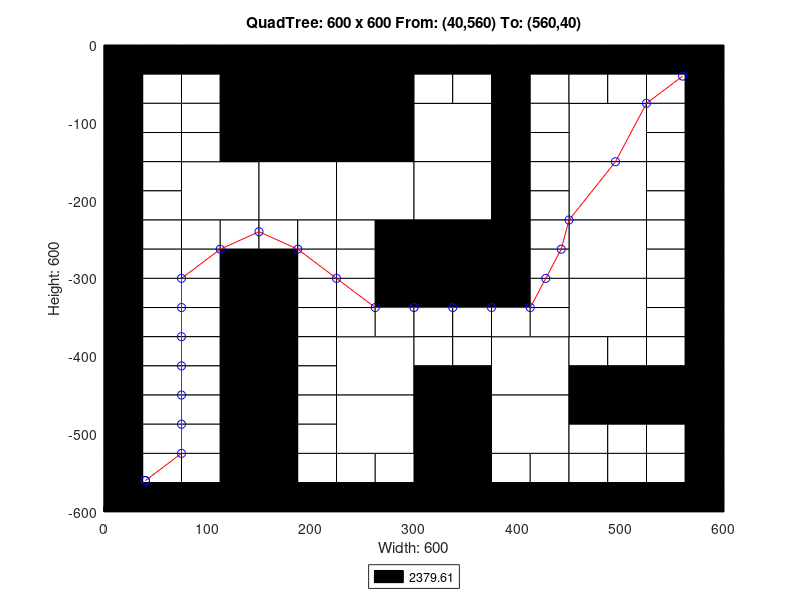

Write MATLAB code to recreate this figure.
axis([0 600 -600 0]);
title('QuadTree: 600 x 600 From: (40,560) To: (560,40)');
xlabel('Width: 600');
ylabel('Height: 600');
rectangle('Position',[150 -150 150 150], 'FaceColor',[0 0 0]);
rectangle('Position',[75 -225 75 75], 'FaceColor',[1 1 1]);
rectangle('Position',[150 -225 75 75], 'FaceColor',[1 1 1]);
rectangle('Position',[225 -225 75 75], 'FaceColor',[1 1 1]);
rectangle('Position',[300 -150 75 75], 'FaceColor',[1 1 1]);
rectangle('Position',[450 -150 75 75], 'FaceColor',[1 1 1]);
rectangle('Position',[300 -225 75 75], 'FaceColor',[1 1 1]);
rectangle('Position',[300 -300 75 75], 'FaceColor',[0 0 0]);
rectangle('Position',[450 -225 75 75], 'FaceColor',[1 1 1]);
rectangle('Position',[450 -300 75 75], 'FaceColor',[1 1 1]);
rectangle('Position',[225 -450 75 75], 'FaceColor',[1 1 1]);
rectangle('Position',[225 -525 75 75], 'FaceColor',[1 1 1]);
rectangle('Position',[375 -450 75 75], 'FaceColor',[1 1 1]);
rectangle('Position',[450 -375 75 75], 'FaceColor',[1 1 1]);
rectangle('Position',[300 -525 75 75], 'FaceColor',[0 0 0]);
rectangle('Position',[375 -525 75 75], 'FaceColor',[1 1 1]);
rectangle('Position',[300 -600 75 75], 'FaceColor',[0 0 0]);
rectangle('Position',[0 -37.5 37.5 37.5], 'FaceColor',[0 0 0]);
rectangle('Position',[37.5 -37.5 37.5 37.5], 'FaceColor',[0 0 0]);
rectangle('Position',[0 -75 37.5 37.5], 'FaceColor',[0 0 0]);
rectangle('Position',[37.5 -75 37.5 37.5], 'FaceColor',[1 1 1]);
rectangle('Position',[75 -37.5 37.5 37.5], 'FaceColor',[0 0 0]);
rectangle('Position',[112.5 -37.5 37.5 37.5], 'FaceColor',[0 0 0]);
rectangle('Position',[75 -75 37.5 37.5], 'FaceColor',[1 1 1]);
rectangle('Position',[112.5 -75 37.5 37.5], 'FaceColor',[0 0 0]);
rectangle('Position',[0 -112.5 37.5 37.5], 'FaceColor',[0 0 0]);
rectangle('Position',[37.5 -112.5 37.5 37.5], 'FaceColor',[1 1 1]);
rectangle('Position',[0 -150 37.5 37.5], 'FaceColor',[0 0 0]);
rectangle('Position',[37.5 -150 37.5 37.5], 'FaceColor',[1 1 1]);
rectangle('Position',[75 -112.5 37.5 37.5], 'FaceColor',[1 1 1]);
rectangle('Position',[112.5 -112.5 37.5 37.5], 'FaceColor',[0 0 0]);
rectangle('Position',[75 -150 37.5 37.5], 'FaceColor',[1 1 1]);
rectangle('Position',[112.5 -150 37.5 37.5], 'FaceColor',[0 0 0]);
rectangle('Position',[0 -187.5 37.5 37.5], 'FaceColor',[0 0 0]);
rectangle('Position',[37.5 -187.5 37.5 37.5], 'FaceColor',[1 1 1]);
rectangle('Position',[0 -225 37.5 37.5], 'FaceColor',[0 0 0]);
rectangle('Position',[37.5 -225 37.5 37.5], 'FaceColor',[1 1 1]);
rectangle('Position',[0 -262.5 37.5 37.5], 'FaceColor',[0 0 0]);
rectangle('Position',[37.5 -262.5 37.5 37.5], 'FaceColor',[1 1 1]);
rectangle('Position',[0 -300 37.5 37.5], 'FaceColor',[0 0 0]);
rectangle('Position',[37.5 -300 37.5 37.5], 'FaceColor',[1 1 1]);
rectangle('Position',[75 -262.5 37.5 37.5], 'FaceColor',[1 1 1]);
rectangle('Position',[112.5 -262.5 37.5 37.5], 'FaceColor',[1 1 1]);
rectangle('Position',[75 -300 37.5 37.5], 'FaceColor',[1 1 1]);
rectangle('Position',[112.5 -300 37.5 37.5], 'FaceColor',[0 0 0]);
rectangle('Position',[150 -262.5 37.5 37.5], 'FaceColor',[1 1 1]);
rectangle('Position',[187.5 -262.5 37.5 37.5], 'FaceColor',[1 1 1]);
rectangle('Position',[150 -300 37.5 37.5], 'FaceColor',[0 0 0]);
rectangle('Position',[187.5 -300 37.5 37.5], 'FaceColor',[1 1 1]);
rectangle('Position',[225 -262.5 37.5 37.5], 'FaceColor',[1 1 1]);
rectangle('Position',[262.5 -262.5 37.5 37.5], 'FaceColor',[0 0 0]);
rectangle('Position',[225 -300 37.5 37.5], 'FaceColor',[1 1 1]);
rectangle('Position',[262.5 -300 37.5 37.5], 'FaceColor',[0 0 0]);
rectangle('Position',[300 -37.5 37.5 37.5], 'FaceColor',[0 0 0]);
rectangle('Position',[337.5 -37.5 37.5 37.5], 'FaceColor',[0 0 0]);
rectangle('Position',[300 -75 37.5 37.5], 'FaceColor',[1 1 1]);
rectangle('Position',[337.5 -75 37.5 37.5], 'FaceColor',[1 1 1]);
rectangle('Position',[375 -37.5 37.5 37.5], 'FaceColor',[0 0 0]);
rectangle('Position',[412.5 -37.5 37.5 37.5], 'FaceColor',[0 0 0]);
rectangle('Position',[375 -75 37.5 37.5], 'FaceColor',[0 0 0]);
rectangle('Position',[412.5 -75 37.5 37.5], 'FaceColor',[1 1 1]);
rectangle('Position',[375 -112.5 37.5 37.5], 'FaceColor',[0 0 0]);
rectangle('Position',[412.5 -112.5 37.5 37.5], 'FaceColor',[1 1 1]);
rectangle('Position',[375 -150 37.5 37.5], 'FaceColor',[0 0 0]);
rectangle('Position',[412.5 -150 37.5 37.5], 'FaceColor',[1 1 1]);
rectangle('Position',[450 -37.5 37.5 37.5], 'FaceColor',[0 0 0]);
rectangle('Position',[487.5 -37.5 37.5 37.5], 'FaceColor',[0 0 0]);
rectangle('Position',[450 -75 37.5 37.5], 'FaceColor',[1 1 1]);
rectangle('Position',[487.5 -75 37.5 37.5], 'FaceColor',[1 1 1]);
rectangle('Position',[525 -37.5 37.5 37.5], 'FaceColor',[0 0 0]);
rectangle('Position',[562.5 -37.5 37.5 37.5], 'FaceColor',[0 0 0]);
rectangle('Position',[525 -75 37.5 37.5], 'FaceColor',[1 1 1]);
rectangle('Position',[562.5 -75 37.5 37.5], 'FaceColor',[0 0 0]);
rectangle('Position',[525 -112.5 37.5 37.5], 'FaceColor',[1 1 1]);
rectangle('Position',[562.5 -112.5 37.5 37.5], 'FaceColor',[0 0 0]);
rectangle('Position',[525 -150 37.5 37.5], 'FaceColor',[1 1 1]);
rectangle('Position',[562.5 -150 37.5 37.5], 'FaceColor',[0 0 0]);
rectangle('Position',[375 -187.5 37.5 37.5], 'FaceColor',[0 0 0]);
rectangle('Position',[412.5 -187.5 37.5 37.5], 'FaceColor',[1 1 1]);
rectangle('Position',[375 -225 37.5 37.5], 'FaceColor',[0 0 0]);
rectangle('Position',[412.5 -225 37.5 37.5], 'FaceColor',[1 1 1]);
rectangle('Position',[375 -262.5 37.5 37.5], 'FaceColor',[0 0 0]);
rectangle('Position',[412.5 -262.5 37.5 37.5], 'FaceColor',[1 1 1]);
rectangle('Position',[375 -300 37.5 37.5], 'FaceColor',[0 0 0]);
rectangle('Position',[412.5 -300 37.5 37.5], 'FaceColor',[1 1 1]);
rectangle('Position',[525 -187.5 37.5 37.5], 'FaceColor',[1 1 1]);
rectangle('Position',[562.5 -187.5 37.5 37.5], 'FaceColor',[0 0 0]);
rectangle('Position',[525 -225 37.5 37.5], 'FaceColor',[1 1 1]);
rectangle('Position',[562.5 -225 37.5 37.5], 'FaceColor',[0 0 0]);
rectangle('Position',[525 -262.5 37.5 37.5], 'FaceColor',[1 1 1]);
rectangle('Position',[562.5 -262.5 37.5 37.5], 'FaceColor',[0 0 0]);
rectangle('Position',[525 -300 37.5 37.5], 'FaceColor',[1 1 1]);
rectangle('Position',[562.5 -300 37.5 37.5], 'FaceColor',[0 0 0]);
rectangle('Position',[0 -337.5 37.5 37.5], 'FaceColor',[0 0 0]);
rectangle('Position',[37.5 -337.5 37.5 37.5], 'FaceColor',[1 1 1]);
rectangle('Position',[0 -375 37.5 37.5], 'FaceColor',[0 0 0]);
rectangle('Position',[37.5 -375 37.5 37.5], 'FaceColor',[1 1 1]);
rectangle('Position',[75 -337.5 37.5 37.5], 'FaceColor',[1 1 1]);
rectangle('Position',[112.5 -337.5 37.5 37.5], 'FaceColor',[0 0 0]);
rectangle('Position',[75 -375 37.5 37.5], 'FaceColor',[1 1 1]);
rectangle('Position',[112.5 -375 37.5 37.5], 'FaceColor',[0 0 0]);
rectangle('Position',[0 -412.5 37.5 37.5], 'FaceColor',[0 0 0]);
rectangle('Position',[37.5 -412.5 37.5 37.5], 'FaceColor',[1 1 1]);
rectangle('Position',[0 -450 37.5 37.5], 'FaceColor',[0 0 0]);
rectangle('Position',[37.5 -450 37.5 37.5], 'FaceColor',[1 1 1]);
rectangle('Position',[75 -412.5 37.5 37.5], 'FaceColor',[1 1 1]);
rectangle('Position',[112.5 -412.5 37.5 37.5], 'FaceColor',[0 0 0]);
rectangle('Position',[75 -450 37.5 37.5], 'FaceColor',[1 1 1]);
rectangle('Position',[112.5 -450 37.5 37.5], 'FaceColor',[0 0 0]);
rectangle('Position',[150 -337.5 37.5 37.5], 'FaceColor',[0 0 0]);
rectangle('Position',[187.5 -337.5 37.5 37.5], 'FaceColor',[1 1 1]);
rectangle('Position',[150 -375 37.5 37.5], 'FaceColor',[0 0 0]);
rectangle('Position',[187.5 -375 37.5 37.5], 'FaceColor',[1 1 1]);
rectangle('Position',[225 -337.5 37.5 37.5], 'FaceColor',[1 1 1]);
rectangle('Position',[262.5 -337.5 37.5 37.5], 'FaceColor',[0 0 0]);
rectangle('Position',[225 -375 37.5 37.5], 'FaceColor',[1 1 1]);
rectangle('Position',[262.5 -375 37.5 37.5], 'FaceColor',[1 1 1]);
rectangle('Position',[150 -412.5 37.5 37.5], 'FaceColor',[0 0 0]);
rectangle('Position',[187.5 -412.5 37.5 37.5], 'FaceColor',[1 1 1]);
rectangle('Position',[150 -450 37.5 37.5], 'FaceColor',[0 0 0]);
rectangle('Position',[187.5 -450 37.5 37.5], 'FaceColor',[1 1 1]);
rectangle('Position',[0 -487.5 37.5 37.5], 'FaceColor',[0 0 0]);
rectangle('Position',[37.5 -487.5 37.5 37.5], 'FaceColor',[1 1 1]);
rectangle('Position',[0 -525 37.5 37.5], 'FaceColor',[0 0 0]);
rectangle('Position',[37.5 -525 37.5 37.5], 'FaceColor',[1 1 1]);
rectangle('Position',[75 -487.5 37.5 37.5], 'FaceColor',[1 1 1]);
rectangle('Position',[112.5 -487.5 37.5 37.5], 'FaceColor',[0 0 0]);
rectangle('Position',[75 -525 37.5 37.5], 'FaceColor',[1 1 1]);
rectangle('Position',[112.5 -525 37.5 37.5], 'FaceColor',[0 0 0]);
rectangle('Position',[0 -562.5 37.5 37.5], 'FaceColor',[0 0 0]);
rectangle('Position',[37.5 -562.5 37.5 37.5], 'FaceColor',[1 1 1]);
rectangle('Position',[0 -600 37.5 37.5], 'FaceColor',[0 0 0]);
rectangle('Position',[37.5 -600 37.5 37.5], 'FaceColor',[0 0 0]);
rectangle('Position',[75 -562.5 37.5 37.5], 'FaceColor',[1 1 1]);
rectangle('Position',[112.5 -562.5 37.5 37.5], 'FaceColor',[0 0 0]);
rectangle('Position',[75 -600 37.5 37.5], 'FaceColor',[0 0 0]);
rectangle('Position',[112.5 -600 37.5 37.5], 'FaceColor',[0 0 0]);
rectangle('Position',[150 -487.5 37.5 37.5], 'FaceColor',[0 0 0]);
rectangle('Position',[187.5 -487.5 37.5 37.5], 'FaceColor',[1 1 1]);
rectangle('Position',[150 -525 37.5 37.5], 'FaceColor',[0 0 0]);
rectangle('Position',[187.5 -525 37.5 37.5], 'FaceColor',[1 1 1]);
rectangle('Position',[150 -562.5 37.5 37.5], 'FaceColor',[0 0 0]);
rectangle('Position',[187.5 -562.5 37.5 37.5], 'FaceColor',[1 1 1]);
rectangle('Position',[150 -600 37.5 37.5], 'FaceColor',[0 0 0]);
rectangle('Position',[187.5 -600 37.5 37.5], 'FaceColor',[0 0 0]);
rectangle('Position',[225 -562.5 37.5 37.5], 'FaceColor',[1 1 1]);
rectangle('Position',[262.5 -562.5 37.5 37.5], 'FaceColor',[1 1 1]);
rectangle('Position',[225 -600 37.5 37.5], 'FaceColor',[0 0 0]);
rectangle('Position',[262.5 -600 37.5 37.5], 'FaceColor',[0 0 0]);
rectangle('Position',[300 -337.5 37.5 37.5], 'FaceColor',[0 0 0]);
rectangle('Position',[337.5 -337.5 37.5 37.5], 'FaceColor',[0 0 0]);
rectangle('Position',[300 -375 37.5 37.5], 'FaceColor',[1 1 1]);
rectangle('Position',[337.5 -375 37.5 37.5], 'FaceColor',[1 1 1]);
rectangle('Position',[375 -337.5 37.5 37.5], 'FaceColor',[0 0 0]);
rectangle('Position',[412.5 -337.5 37.5 37.5], 'FaceColor',[1 1 1]);
rectangle('Position',[375 -375 37.5 37.5], 'FaceColor',[1 1 1]);
rectangle('Position',[412.5 -375 37.5 37.5], 'FaceColor',[1 1 1]);
rectangle('Position',[300 -412.5 37.5 37.5], 'FaceColor',[1 1 1]);
rectangle('Position',[337.5 -412.5 37.5 37.5], 'FaceColor',[1 1 1]);
rectangle('Position',[300 -450 37.5 37.5], 'FaceColor',[0 0 0]);
rectangle('Position',[337.5 -450 37.5 37.5], 'FaceColor',[0 0 0]);
rectangle('Position',[525 -337.5 37.5 37.5], 'FaceColor',[1 1 1]);
rectangle('Position',[562.5 -337.5 37.5 37.5], 'FaceColor',[0 0 0]);
rectangle('Position',[525 -375 37.5 37.5], 'FaceColor',[1 1 1]);
rectangle('Position',[562.5 -375 37.5 37.5], 'FaceColor',[0 0 0]);
rectangle('Position',[450 -412.5 37.5 37.5], 'FaceColor',[1 1 1]);
rectangle('Position',[487.5 -412.5 37.5 37.5], 'FaceColor',[1 1 1]);
rectangle('Position',[450 -450 37.5 37.5], 'FaceColor',[0 0 0]);
rectangle('Position',[487.5 -450 37.5 37.5], 'FaceColor',[0 0 0]);
rectangle('Position',[525 -412.5 37.5 37.5], 'FaceColor',[1 1 1]);
rectangle('Position',[562.5 -412.5 37.5 37.5], 'FaceColor',[0 0 0]);
rectangle('Position',[525 -450 37.5 37.5], 'FaceColor',[0 0 0]);
rectangle('Position',[562.5 -450 37.5 37.5], 'FaceColor',[0 0 0]);
rectangle('Position',[375 -562.5 37.5 37.5], 'FaceColor',[1 1 1]);
rectangle('Position',[412.5 -562.5 37.5 37.5], 'FaceColor',[1 1 1]);
rectangle('Position',[375 -600 37.5 37.5], 'FaceColor',[0 0 0]);
rectangle('Position',[412.5 -600 37.5 37.5], 'FaceColor',[0 0 0]);
rectangle('Position',[450 -487.5 37.5 37.5], 'FaceColor',[0 0 0]);
rectangle('Position',[487.5 -487.5 37.5 37.5], 'FaceColor',[0 0 0]);
rectangle('Position',[450 -525 37.5 37.5], 'FaceColor',[1 1 1]);
rectangle('Position',[487.5 -525 37.5 37.5], 'FaceColor',[1 1 1]);
rectangle('Position',[525 -487.5 37.5 37.5], 'FaceColor',[0 0 0]);
rectangle('Position',[562.5 -487.5 37.5 37.5], 'FaceColor',[0 0 0]);
rectangle('Position',[525 -525 37.5 37.5], 'FaceColor',[1 1 1]);
rectangle('Position',[562.5 -525 37.5 37.5], 'FaceColor',[0 0 0]);
rectangle('Position',[450 -562.5 37.5 37.5], 'FaceColor',[1 1 1]);
rectangle('Position',[487.5 -562.5 37.5 37.5], 'FaceColor',[1 1 1]);
rectangle('Position',[450 -600 37.5 37.5], 'FaceColor',[0 0 0]);
rectangle('Position',[487.5 -600 37.5 37.5], 'FaceColor',[0 0 0]);
rectangle('Position',[525 -562.5 37.5 37.5], 'FaceColor',[1 1 1]);
rectangle('Position',[562.5 -562.5 37.5 37.5], 'FaceColor',[0 0 0]);
rectangle('Position',[525 -600 37.5 37.5], 'FaceColor',[0 0 0]);
rectangle('Position',[562.5 -600 37.5 37.5], 'FaceColor',[0 0 0]);
X=[560,525,495,450,442.5,427.5,412.5,375,337.5,300,262.5,225,187.5,150,112.5,75,75,75,75,75,75,75,40,40];
Y=[-40,-75,-150,-225,-262.5,-300,-337.5,-337.5,-337.5,-337.5,-337.5,-300,-262.5,-240,-262.5,-300,-337.5,-375,-412.5,-450,-487.5,-525,-560,-560];
hold on;
plot(X,Y,'r');
plot(X,Y,'bo');
legend('2379.61','Location','southoutside');
